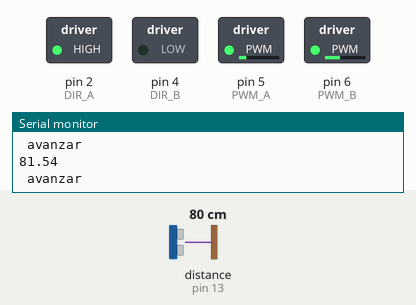
A sketch run on a simulated Arduino Uno, built with avr-gcc and run on an emulated ATmega328P. Parts: switched loads named in the sketch (green lamp = pin HIGH), the last lines printed to the serial monitor. Wiring (inferred from the names in the program): ultrasonic range finder: trigger pin 12; echo pin 13. The test bench sets the inputs (shaded band); at power-on: distance to the obstacle (sensor on pin 13) 80 cm. The echo pulse lasts 58.3 µs per cm; pins used as bus, display or sensor lines are not drawn.

Above: at 3.2 s.
3.3 s: distance to the obstacle (sensor on pin 13) set to 17 cm
4.8 s: distance to the obstacle (sensor on pin 13) set to 13 cm
At 5.8 s:
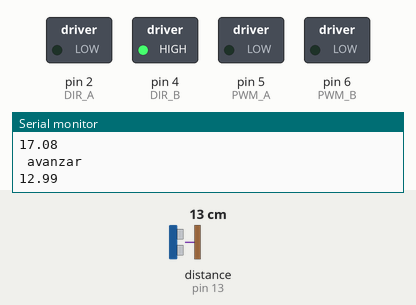
6.3 s: distance to the obstacle (sensor on pin 13) set to 18 cm
At 7.6 s:
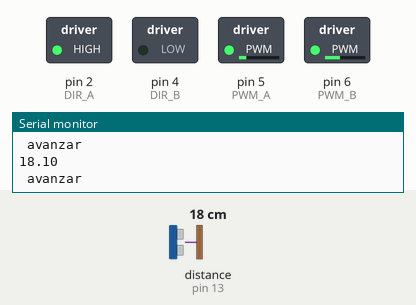
8.5 s: distance to the obstacle (sensor on pin 13) set to 2 cm
At 9.9 s:
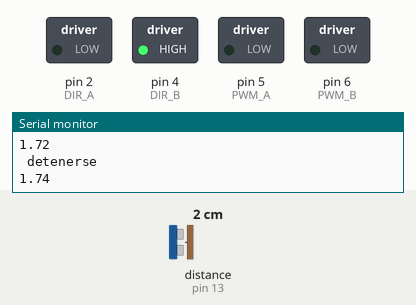
Timing chart, 0 to 11.0 s (numbered marks = the images above; inputs shaded):
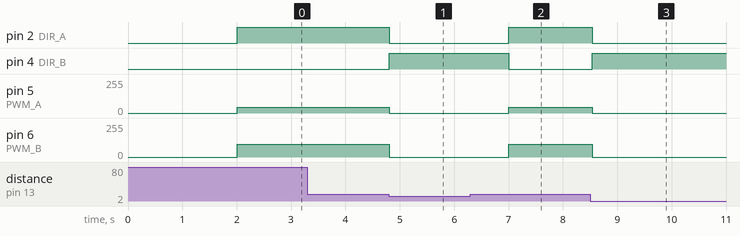

The sketch:

P5_Medicion_Distancia.ino
```cpp
// MOTORES
#define DIR_A 2
#define PWM_A 5

#define DIR_B 4
#define PWM_B 6

#define VELOCIDAD 30
#define DESVIO 20
#define DESVIO2 25

// SENSOR ULTRASONICO
#define TRIG 12
#define ECHO 13
#define velSonido 0.035103

void mover(int dirDerecha, int pwmDerecha, int dirIzquierda, int pwmIzquierda) {
  digitalWrite(DIR_A, dirDerecha);
  analogWrite(PWM_A, pwmDerecha);

  digitalWrite(DIR_B, dirIzquierda ^ 1);
  analogWrite(PWM_B, pwmIzquierda);
}

void avanzar_recto() {
  mover(1, VELOCIDAD - DESVIO, 1, VELOCIDAD + DESVIO);
}

void avanzar_recto2(int velocidad) {
  mover(1, velocidad - DESVIO2, 1, velocidad + DESVIO2);
}

void detenerse() {
  mover(0, 0, 0, 0);
  delay(1000);
}

void girar_derecha() {
  mover(0, 75, 1, 75);
}

void girar_izquierda() {
  mover(1, 75, 0, 75);
}

float distancia() {
  digitalWrite(TRIG, LOW);
  delayMicroseconds(2);
  digitalWrite(TRIG, HIGH);
  delayMicroseconds(10);
  digitalWrite(TRIG, LOW);
  unsigned long dur = pulseIn(ECHO, HIGH);
  return (dur * velSonido) * 0.5f;
}

void setup() {
  pinMode(DIR_A, OUTPUT);
  pinMode(PWM_A, OUTPUT);
  pinMode(DIR_B, OUTPUT);
  pinMode(PWM_B, OUTPUT);
  pinMode(TRIG, OUTPUT);
  pinMode(ECHO, INPUT);

  delay(2000);
  Serial.begin(9600);
}

void loop() {
  float d = distancia();
  Serial.println(d);

  if (d > 15.0f) {
    avanzar_recto2(70);
    Serial.println(" avanzar");
  } else {
    detenerse();
    Serial.println(" detenerse");
  }


  delay(100);
}
```

Measured:
- the behaviour switches between 15 and 14 cm on distance to the obstacle (sensor on pin 13) (found by bisection; images 0 and 1)
- after the input at 4.8 s, pin 2 (DIR_A): HIGH → LOW at once; pin 4 (DIR_B): LOW → HIGH at once; pin 5 (PWM_A): 45/255 → 0/255 at once; pin 6 (PWM_B): 95/255 → 0/255 at once
- after the input at 6.3 s, pin 2 (DIR_A): LOW → HIGH after 0.71 s; pin 4 (DIR_B): HIGH → LOW after 0.71 s; pin 5 (PWM_A): 0/255 → 45/255 after 0.71 s; pin 6 (PWM_B): 0/255 → 95/255 after 0.71 s
- after the input at 8.5 s, pin 2 (DIR_A): HIGH → LOW at once; pin 4 (DIR_B): LOW → HIGH at once; pin 5 (PWM_A): 45/255 → 0/255 at once; pin 6 (PWM_B): 95/255 → 0/255 at once
